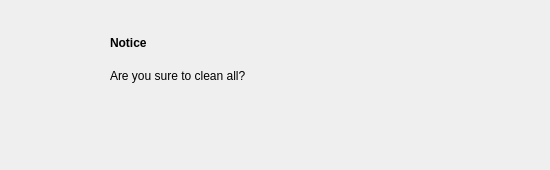
<?xml version="1.0" encoding="UTF-8"?>
<ui version="4.0">
 <class>SA_Dialog_Warning</class>
 <widget class="QWidget" name="SA_Dialog_Warning">
  <property name="geometry">
   <rect>
    <x>0</x>
    <y>0</y>
    <width>550</width>
    <height>170</height>
   </rect>
  </property>
  <property name="windowTitle">
   <string>Form</string>
  </property>
  <property name="styleSheet">
   <string notr="true">/******************indoor********************/
#BitSA[status=&quot;indoor&quot;] #widget
{
	background-color:rgba(245,245,245,1);
	border:1px solid rgba(151,151,151,1);
}

#BitSA[status=&quot;indoor&quot;] #label
{
	background-image: url(:/sa/image/notice.png);
}
#BitSA[status=&quot;indoor&quot;] #pb_ok
{
	color:rgba(0,0,0,0);
	height:30px;
	width:80px;
	border-style: flat;
	background-image: url(:/sa/image/btn_ok_w80_nor.png);
}
#BitSA[status=&quot;indoor&quot;] #pb_ok:pressed
{
	color:rgba(0,0,0,0);
	background-image: url(:/sa/image/btn_ok_w80_click.png);
}

#BitSA[status=&quot;indoor&quot;] #pb_cancel
{
	color:rgba(0,0,0,0);
	height:30px;
	width:80px;
	border-style: flat;
	border-image: url(:/sa/image/btn_cancel_w80_nor.png);
}
#BitSA[status=&quot;indoor&quot;] #pb_cancel:pressed
{
	color:rgba(0,0,0,0);
	border-image: url(:/sa/image/btn_cancel_w80_click.png);
}

/******************outdoor*******************/
#BitSA[status=&quot;outdoor&quot;] #widget
{
	background-color:rgba(245,245,245,1);
	border:1px solid rgba(151,151,151,1);
}

#BitSA[status=&quot;outdoor&quot;] #label
{
	background-image: url(:/sa/image/notice.png);
}
#BitSA[status=&quot;outdoor&quot;] #pb_ok
{
	color:rgba(0,0,0,0);
	height:30px;
	width:80px;
	border-style: flat;
	background-image: url(:/sa/image/btn_ok_w80_nor.png);
}
#BitSA[status=&quot;outdoor&quot;] #pb_ok:pressed
{
	color:rgba(0,0,0,0);
	background-image: url(:/sa/image/btn_ok_w80_click.png);
}

#BitSA[status=&quot;outdoor&quot;] #pb_cancel
{
	color:rgba(0,0,0,0);
	height:30px;
	width:80px;
	border-style: flat;
	border-image: url(:/sa/image/btn_cancel_w80_nor.png);
}
#BitSA[status=&quot;outdoor&quot;] #pb_cancel:pressed
{
	color:rgba(0,0,0,0);
	border-image: url(:/sa/image/btn_cancel_w80_click.png);
}
/*****************night*********************/
#BitSA[status=&quot;night&quot;] #widget
{
	background-color:rgba(241,210,160,1);
	border:1px solid rgba(151,151,151,1);
}

#BitSA[status=&quot;night&quot;] #label
{
	border-image: url(:/sa/image/night/notice.png);
}
#BitSA[status=&quot;night&quot;] #pb_ok
{
	font:&quot;Arial&quot;;
	color:rgba(241, 210, 160, 1);
	height:30px;
	width:80px;
	border-style: flat;
	border-image: url(:/sa/image/night/btn_ok_w80_nor.png);
}
#BitSA[status=&quot;night&quot;] #pb_ok:pressed
{
	color:rgba(241, 210, 160, 1);
	border-image: url(:/sa/image/night/btn_w70_click.png);
}

#BitSA[status=&quot;night&quot;] #pb_cancel
{
	font:&quot;Arial&quot;;
	color:rgba(241, 210, 160, 1);
	height:30px;
	width:80px;
	border-style: flat;

	border-image: url(:/sa/image/night/btn_w70_normal.png);;
}
#BitSA[status=&quot;night&quot;] #pb_cancel:pressed
{
	color:rgba(241, 210, 160, 1);
	border-image: url(:/sa/image/night/btn_w70_click.png);
}</string>
  </property>
  <widget class="QWidget" name="widget" native="true">
   <property name="geometry">
    <rect>
     <x>0</x>
     <y>0</y>
     <width>550</width>
     <height>170</height>
    </rect>
   </property>
   <widget class="QDialogButtonBox" name="buttonBox">
    <property name="geometry">
     <rect>
      <x>349</x>
      <y>110</y>
      <width>164</width>
      <height>32</height>
     </rect>
    </property>
    <property name="styleSheet">
     <string notr="true"/>
    </property>
   </widget>
   <widget class="QLabel" name="Title">
    <property name="geometry">
     <rect>
      <x>110</x>
      <y>32</y>
      <width>85</width>
      <height>22</height>
     </rect>
    </property>
    <property name="styleSheet">
     <string notr="true">font:75 20px &quot;Arial&quot;;
font-weight:bold;</string>
    </property>
    <property name="text">
     <string>Notice</string>
    </property>
   </widget>
   <widget class="QLabel" name="Warning">
    <property name="geometry">
     <rect>
      <x>110</x>
      <y>65</y>
      <width>420</width>
      <height>22</height>
     </rect>
    </property>
    <property name="styleSheet">
     <string notr="true">font:75 18px &quot;Arial&quot;;</string>
    </property>
    <property name="text">
     <string>Are you sure to clean all?</string>
    </property>
   </widget>
   <widget class="QLabel" name="label">
    <property name="geometry">
     <rect>
      <x>34</x>
      <y>29</y>
      <width>60</width>
      <height>60</height>
     </rect>
    </property>
    <property name="styleSheet">
     <string notr="true"/>
    </property>
    <property name="text">
     <string/>
    </property>
   </widget>
  </widget>
 </widget>
 <resources/>
 <connections/>
</ui>
